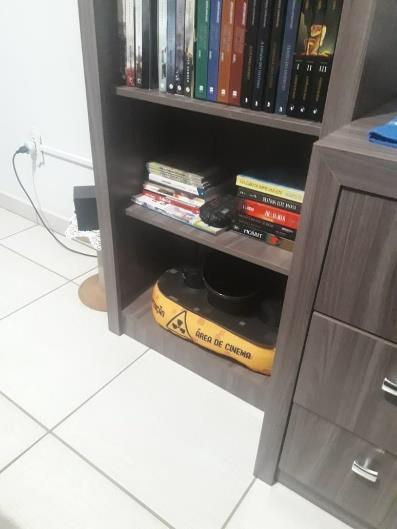
#> input picture data/img1.jpg, 397 x 529 px; its folder holds 3 pictures in this run
$ python __init__.py
#> lines starting #> are read from the running program, lines starting #| are printed output that depends on the picture
# Academics: Carlos Henrique Ponciano da Silva e Vinicius Luis da Silva
import cv2
import numpy as np
import matplotlib.pyplot as plt


# load image and set standard size
def get_images(paths):
    _images = []
    for img in paths:
        _images.append(cv2.copyMakeBorder(cv2.imread(f'data/{img}.jpg'), 400, 400, 400, 400, cv2.BORDER_CONSTANT))
    return _images

# convert from RGB to grayscale
def to_gray(image):
    return cv2.cvtColor(image, cv2.COLOR_RGB2GRAY)

# get only the points with the best distance relationship
def get_only_good_matches(matches):
    return np.asarray(list(filter(lambda x: x[0].distance < 0.7 * x[1].distance, matches)))

# assembles to the final image
def get_mosaic(imageA, imageB, source, destine, _threshold=5.0):
    M, _masked = cv2.findHomography(source, destine, cv2.RANSAC, _threshold)
    h, w = to_gray(imageA).shape
    _new = cv2.warpPerspective(imageB, M, (w, h))
    return cv2.addWeighted(imageA, 0.5, _new, 0.8, 1)

# crop the final image for presentation
def crop(image, H=1000, W=500, X=350, Y=400):
    return image[Y:Y+H, X:X+W]

# plot the screen image and / or save it to disk
def plot(image, _show=True, _filename='output.jpg', _saveDisk=True, _crop=True):
    if _crop:
        image = crop(image)

    if _saveDisk:
        cv2.imwrite(_filename, image)

    if _show:
        plt.imshow(image)
        plt.show()

if __name__ == "__main__":
    # name of the images in the data folder
    _images = get_images(['img1', 'img2', 'img3'])

    # loads Sift into memory
    _sift = cv2.xfeatures2d.SIFT_create()

    # repeats n pictures - 1
    for i in range(len(_images) - 1):
        # takes the last two vector images
        _imgA = _images.pop()
        _imgB = _images.pop()

        # obtain keypoints and descriptors
        _keypoints1, _descriptors1 = _sift.detectAndCompute(_imgB, None)
        _keypoints2, _descriptors2 = _sift.detectAndCompute(_imgA, None)

        # Get valid points
        _matcher = cv2.BFMatcher()
        _matches = get_only_good_matches(_matcher.knnMatch(_descriptors1, _descriptors2, k=2))

        # validates, converts and assembles the final mosaic
        if len(_matches[:,0]) >= 4:
            _src = np.float32([_keypoints1[m.queryIdx].pt for m in _matches[:, 0]]).reshape(-1,1,2)
            _dst = np.float32([_keypoints2[m.trainIdx].pt for m in _matches[:, 0]]).reshape(-1,1,2)
            _mosaic = get_mosaic(_imgA, _imgB, _src, _dst)
            _images.append(_mosaic) # adding the image results in the array and continues the loop
        else:
            raise AssertionError('Can’t find enough keypoints.')
#> this loop made 2 passes
#> (h in get_mosaic, w in get_mosaic) on passes 1 to 2: (1329, 1197), (1329, 1197)
#> pass 1, `_imgA = _images.pop()`:
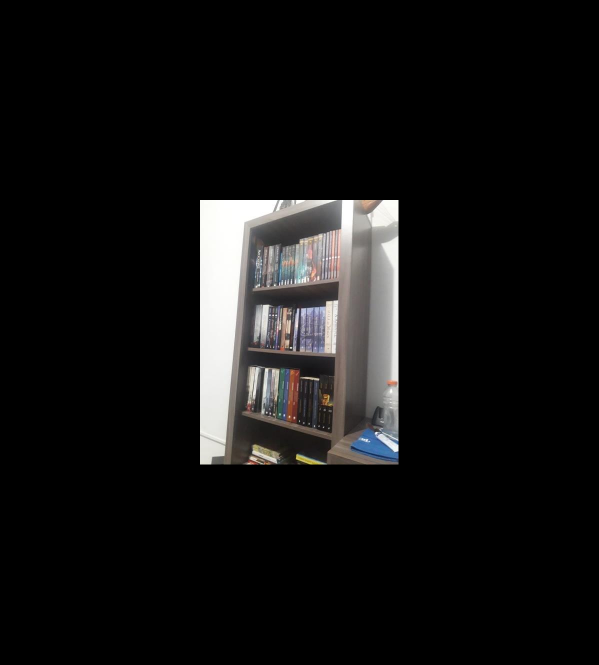
#> _imgA: shape (1329, 1197, 3) (shown at 1/2 size); mean of channels 0, 1, 2 18.1, 18.3, 18.7; drawn as B, G, R
#> pass 1, `_imgB = _images.pop()`:
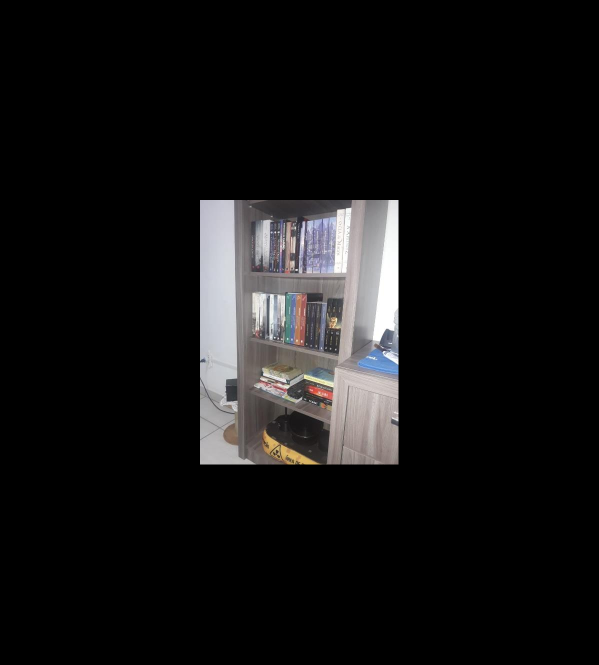
#> _imgB: shape (1329, 1197, 3) (shown at 1/2 size); mean of channels 0, 1, 2 19.4, 19.2, 19.8; drawn as B, G, R
#> pass 1, in get_mosaic, `_new = cv2.warpPerspective(imageB, M, (w, h))`:
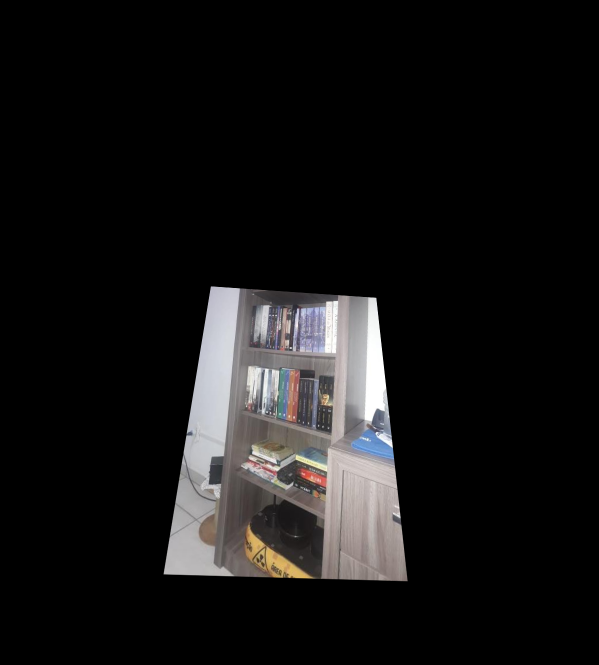
#> _new: shape (1329, 1197, 3) (shown at 1/2 size); mean of channels 0, 1, 2 20.7, 20.7, 21.5; drawn as B, G, R
#> pass 1, `_mosaic = get_mosaic(_imgA, _imgB, _src, _dst)`:
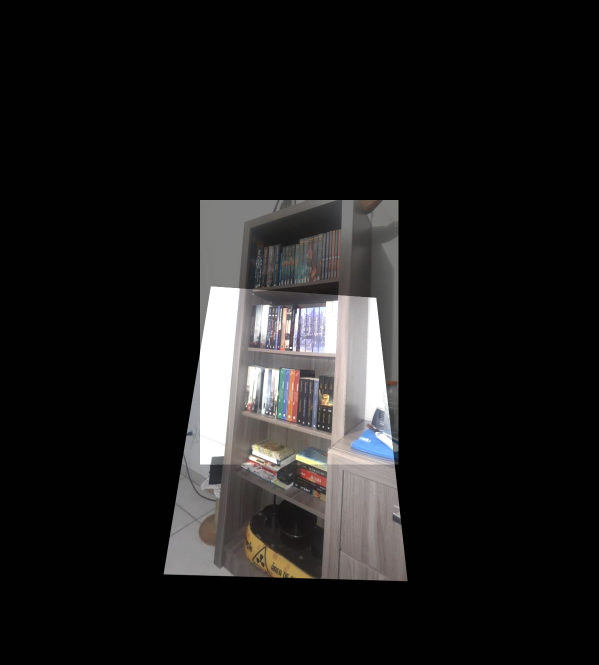
#> _mosaic: shape (1329, 1197, 3) (shown at 1/2 size); mean of channels 0, 1, 2 26, 26.2, 27.1; drawn as B, G, R
#> after the loop:
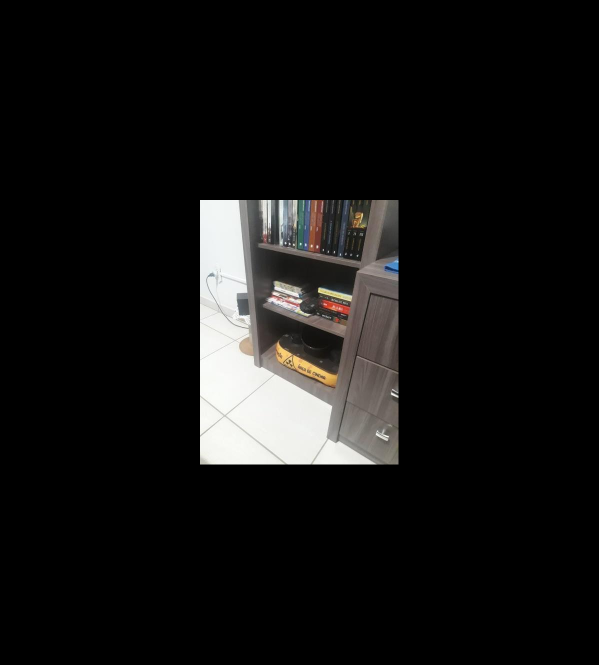
#> _imgB: shape (1329, 1197, 3) (shown at 1/2 size); mean of channels 0, 1, 2 18.8, 19.4, 20; drawn as B, G, R

    plot(_images[0])
#> in crop, `return image[Y:Y+H, X:X+W]`:
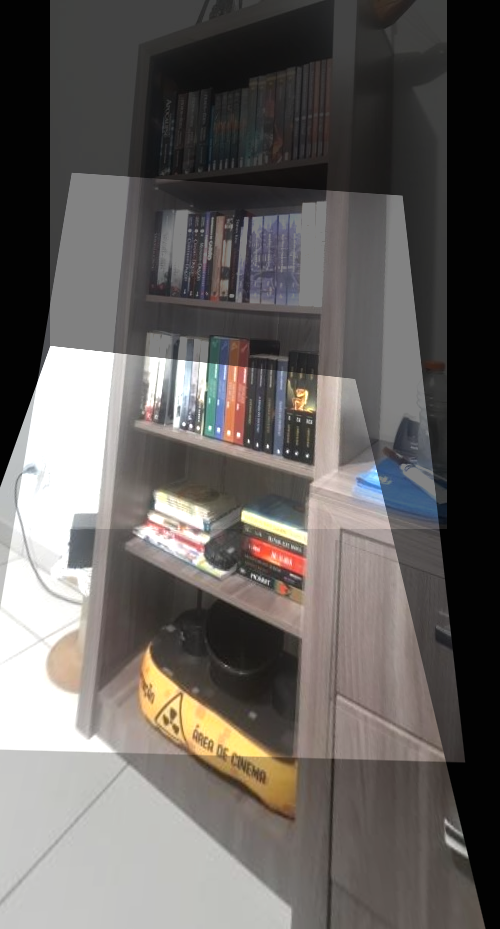
#> returned value: shape (929, 500, 3); mean of channels 0, 1, 2 95.1, 97.9, 101.9; drawn as B, G, R
